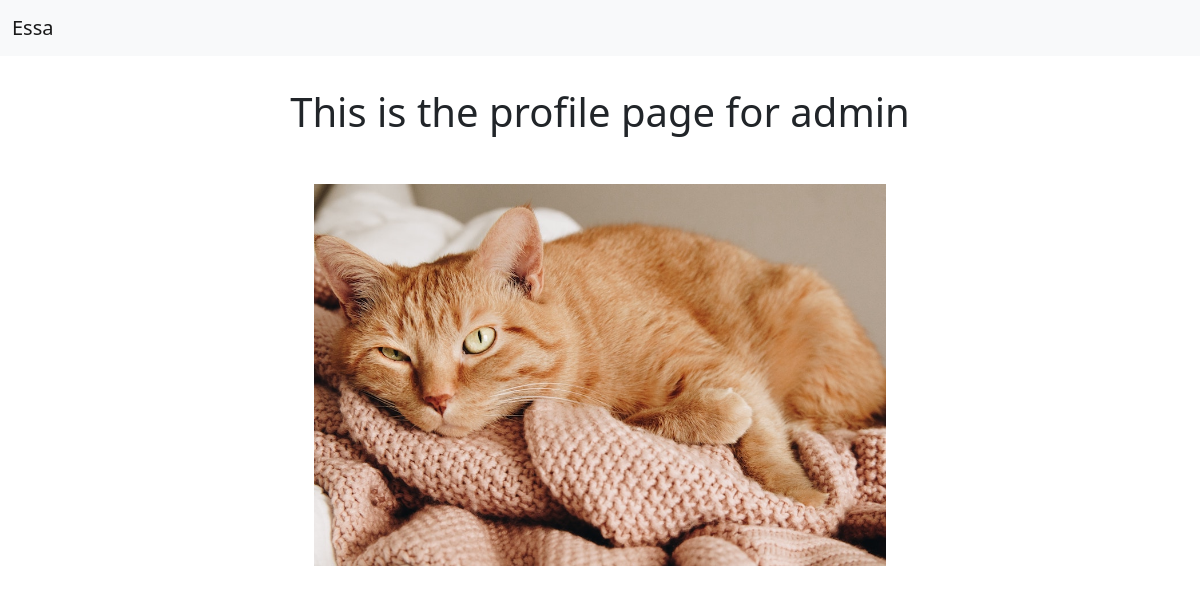
Screenshot of /profile/1 (signed in) with the database file from the repository.
### profiles/models.py (models this page shows, shortened)
class Profile(models.Model):
    user = models.OneToOneField(User, on_delete=models.CASCADE)
    avatar = models.ImageField(upload_to="profile_images", default="default.jpg")
    bio = models.CharField(max_length=200,blank=True)
    avatar2 = ImageSpecField(source='avatar',
                                  processors=[ResizeToFill(600, 400)])

### posts/views.py (the view)
# urls.py: path('profile/<int:pk>', views.profile),
@login_required
def profile(request,pk):
    profiles = Profile.objects.filter(id=pk)
    return render(request, 'profile.html', {'profiles':profiles})

### templates/profile.html (shortened to what this page needs)
{% load static%}
<!DOCTYPE html>
<html lang="en">
<head>
    <link href="https://cdn.jsdelivr.net/npm/bootstrap@5.1.1/dist/css/bootstrap.min.css" rel="stylesheet">
</head>
<body>
     <nav class="navbar navbar-expand-lg navbar-light bg-light">
        <div class="container-fluid">
          <a class="navbar-brand" href="/">Essa</a>
        </div>
      </nav>
      {% block content %}
      {% for profile in profiles %}
      <div class="row my-3 p-3" id="data-storage">
        <h1 id="header">This is the profile page for {{profile.user}}</h1>
        <img src={{profile.avatar.url}} style="max-width: 50%;"></img>
    </div>
    {% endfor%}
    {% endblock %}
</body>
</html>

### templates/profile.html (style rules this page uses)
body { background-color: white; }
#header { text-align: center; }
#data-storage { text-align: center; justify-content: center; display: flex; }
h1 { margin: 3rem; }

### rows the page displays
Profile: user "admin", avatar (picture)
